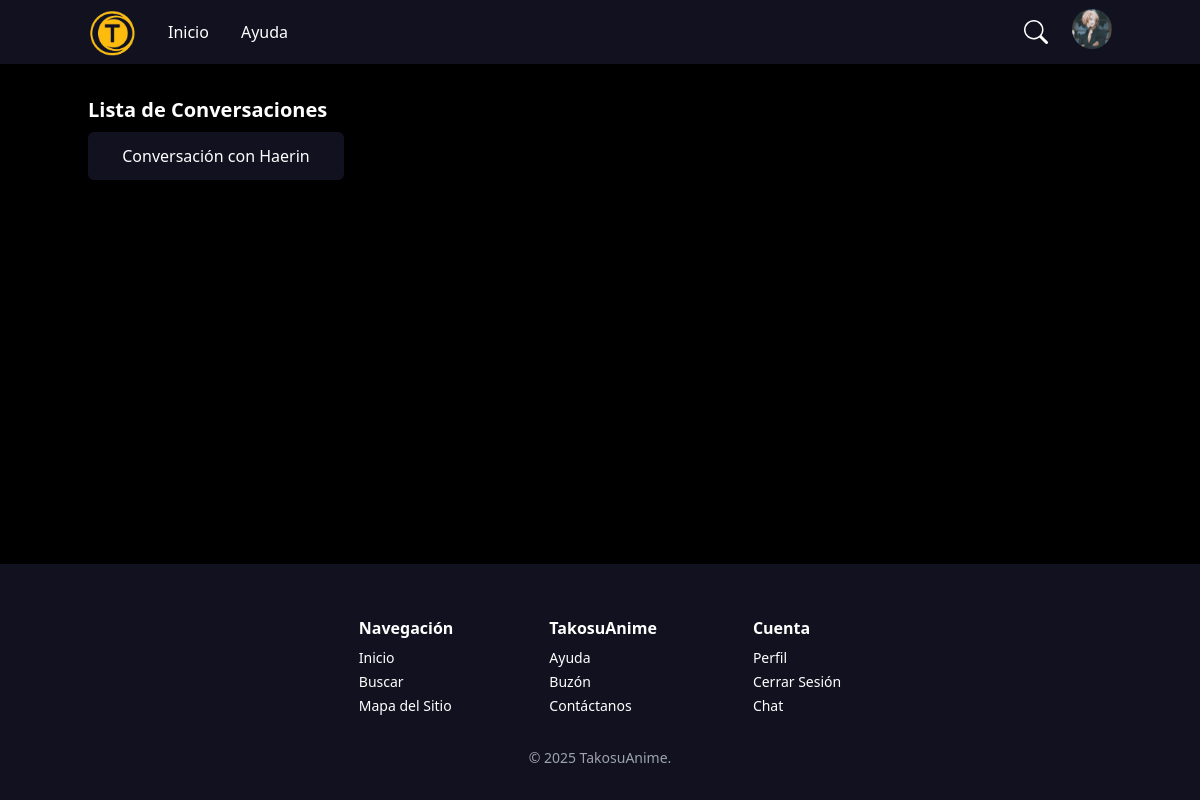
Page /conversations/ (signed in) on the committed database.
### main/models.py (models this page shows, shortened)
class User(AbstractUser):
    icon = models.ImageField(upload_to=user_icon, default="users/default.png", blank=True)
    favorite_animes = models.ManyToManyField('Anime', related_name='favorited_by', blank=True)

class Conversation(models.Model):
    user = models.ForeignKey(User, on_delete=models.CASCADE, related_name='conversations')

### main/views.py (the view)
# urls.py: path('conversations/', ConversationList.as_view(), name='conversation_list'),
class ConversationList(LoginRequiredMixin, ListView):
    model = Conversation
    template_name = 'conversation_list.html'
    context_object_name = 'conversations'
    def get_queryset(self):
        user = self.request.user
        if user.is_superuser:
            return Conversation.objects.all()
        else:
            return Conversation.objects.filter(user=user)

### main/templates/conversation_list.html (shortened to what this page needs)
{% extends "base.html" %}
{% block content %}
    <h1 class="text-white text-xl font-bold">Lista de Conversaciones</h1>
    <ul>
    {% for conversation in conversations %}
        <li class="py-2">
            <a href="{% url 'conversation_detail' conversation.pk %}" class="text-white py-3 px-8 text-center [background-color:#11111F] rounded-md block h-12 w-1/4">
                Conversación con {{ conversation.user.username }}
            </a>
        </li>
    {% empty %}
        <li class="text-white">No hay conversaciones.</li>
    {% endfor %}
    </ul>
{% endblock %}

### main/templates/base.html (shortened to what this page needs)
<!DOCTYPE html>
<html lang="en">
<head>
    {% load static %}
    <script src="https://cdn.tailwindcss.com"></script>
    <link rel="stylesheet" href="{% static 'css/style.css' %}">
</head>
<body  class="bg-black min-h-screen flex flex-col">
    <header style="background-color: #11111F;" class="text-white py-2 h-16">
        <div class="container mx-auto flex justify-between items-center">
            <div class="flex items-center space-x-8">
                <div class="flex items-end space-x-2">
                    <a href="{% url 'anime_list' %}"><img src="{% static 'images/logo.png' %}" alt="TakosuAnime" class="h-12"></a>
                </div>
                <a href="{% url 'anime_list' %}" class="text-white hover:text-yellow-400">Inicio</a>
                <a href="{% url 'help' %}">Ayuda</a>
            </div>
            <div class="flex items-center space-x-4">
                <div class="flex items-center relative">
                    <a href="{% url 'search' %}" class="text-white h-10 w-10 flex items-center justify-center  hover:text-yellow-400">
                        <svg xmlns="http://www.w3.org/2000/svg" width="24" height="24" fill="currentColor" class="bi bi-search" viewBox="0 0 16 16">
                            <path d="M11.742 10.344a6.5 6.5 0 1 0-1.397 1.398h-.001q.044.06.098.115l3.85 3.85a1 1 0 0 0 1.415-1.414l-3.85-3.85a1 1 0 0 0-.115-.1zM12 6.5a5.5 5.5 0 1 1-11 0 5.5 5.5 0 0 1 11 0"/>
                        </svg>
                    </a>
                </div>
                <div class="relative">
                    {% if request.user.is_authenticated %}
                        <button id="profileMenuButton" class="inline-block focus:outline-none">
                            <img src="{{ user.icon.url }}" alt="{{ user.username }}" class="w-10 h-10 rounded-full object-cover" />
                        </button>
                    {% else %}
                        <a href="{% url 'login' %}" class="text-white py-2 px-4 rounded-md hover:text-yellow-500">Iniciar Sesión</a>
                        |
                        <a href="{% url 'signup' %}" class="text-white py-2 px-4 rounded-md hover:text-yellow-500">Registrarse</a>
                    {% endif %}
                </div>
            </div>
        </div>
    </header>
    <main class="container mx-auto py-8 flex-grow">
        {% block content %}
        {% endblock %}
    </main>
    <footer style="background-color: #11111F;" class="text-white py-8">
        <div class="container mx-auto flex flex-col md:flex-row md:gap-x-20 justify-center items-start text-sm pt-5">
            <div class="px-2">
                <span class="font-semibold text-base">Navegación</span>
                <div class="flex flex-col space-y-1 pt-2">
                    <a href="{% url 'anime_list' %}">Inicio</a>
                    <a href="{%  url 'search' %}">Buscar</a>
                    <a href="{% url 'sitemap' %}">Mapa del Sitio</a>
                </div>
            </div>
            <div class="px-2">
                <span class="font-semibold text-base">TakosuAnime</span>
                <div class="flex flex-col pt-2 space-y-1">
                    <a href="{% url 'help' %}">Ayuda</a>
                    <a href="{% url 'suggestion' %}">Buzón</a>
                    <a href="{% url 'contact' %}">Contáctanos</a>
                </div>
            </div>
            <div class="px-2">
                <span class="font-semibold text-base">Cuenta</span>
                <div class="flex flex-col pt-2 space-y-1">
                {% if request.user.is_authenticated %}
                    <a href="{% url 'profile' %}">Perfil</a>
                    <form action="{% url 'logout' %}" method="post" class="block">
                        <button type="submit" class="hover:[color:#FFBC0E]">
                            Cerrar Sesión
                        </button>
                    </form>
                {% else %}
                    <a href="{% url 'login' %}">Iniciar Sesión</a>
                    <a href="{% url 'signup' %}">Registrarse</a>
                {% endif%}
                    <a href="{% url 'home_redirect' %}">Chat</a>
                </div>
            </div>
        </div>
        <div class="text-sm text-gray-400 text-center pt-8" >
            © 2025 TakosuAnime.
        </div>
    </footer>
</body>
</html>

### static/css/style.css (style rules this page uses)
a { color: white ; }

### rows in the picture
User: icon (picture)
Conversation: user.username "Haerin"
